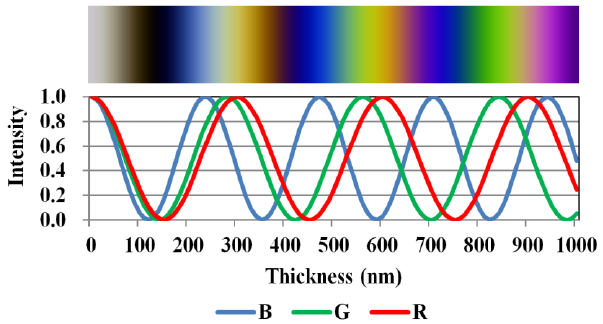
#> input picture BGR-chart.png, 603 x 324 px
$ python translate_image.py --image BGR-chart.png
#> lines starting #> are read from the running program, lines starting #| are printed output that depends on the picture
# lesson 3

import numpy as np
import imutils
import cv2
import argparse


ap = argparse.ArgumentParser()
ap.add_argument("-i", "--image", type=str, default="C:\\Users\\Black Beauty\\Pictures\\LI Motivation\\captain_pirate.jpg",
    help="path to the picture you want to work with")

args = vars(ap.parse_args())

image = cv2.imread(args["image"])
#> image is the input picture: shape (324, 603, 3); mean B, G, R 205.7, 205.3, 207.2

cv2.imshow("Original", image)

M = np.float32([[1, 0, 25], [0, 1, 50]])
shifted = cv2.warpAffine(image, M, (image.shape[1], image.shape[0]))
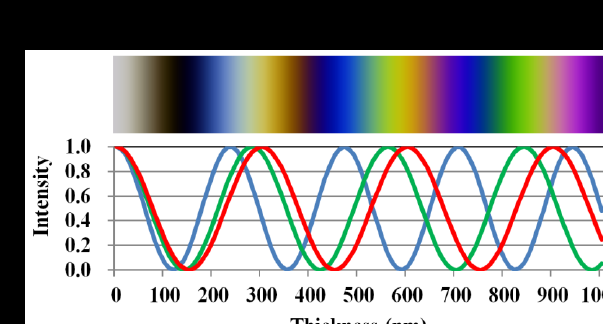
#> shifted: shape (324, 603, 3); mean B, G, R 159.4, 159, 160.9
cv2.imshow("shifted down and right", shifted)

M = np.float32([[1, 0, -10], [0, 1, -20]])
shifted = cv2.warpAffine(image, M, (image.shape[1], image.shape[0]))
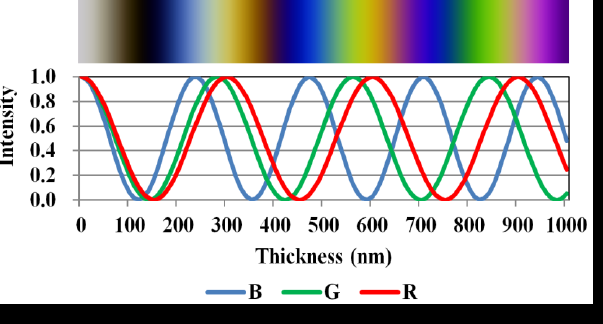
#> shifted: shape (324, 603, 3); mean B, G, R 191.4, 191.1, 192.9
cv2.imshow("image shifted up and left", shifted)

shifted = imutils.translate(image, -30, -30)
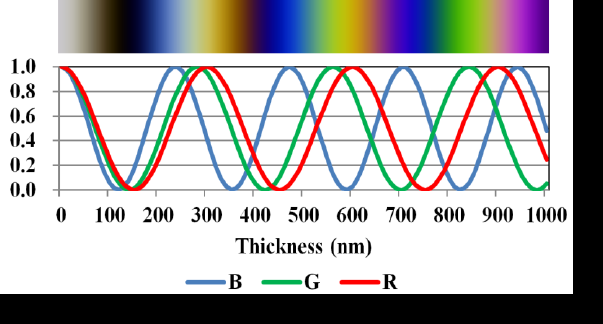
#> shifted: shape (324, 603, 3); mean B, G, R 180.3, 180.2, 181.8
cv2.imshow("shift up left", shifted)
cv2.waitKey(0)
